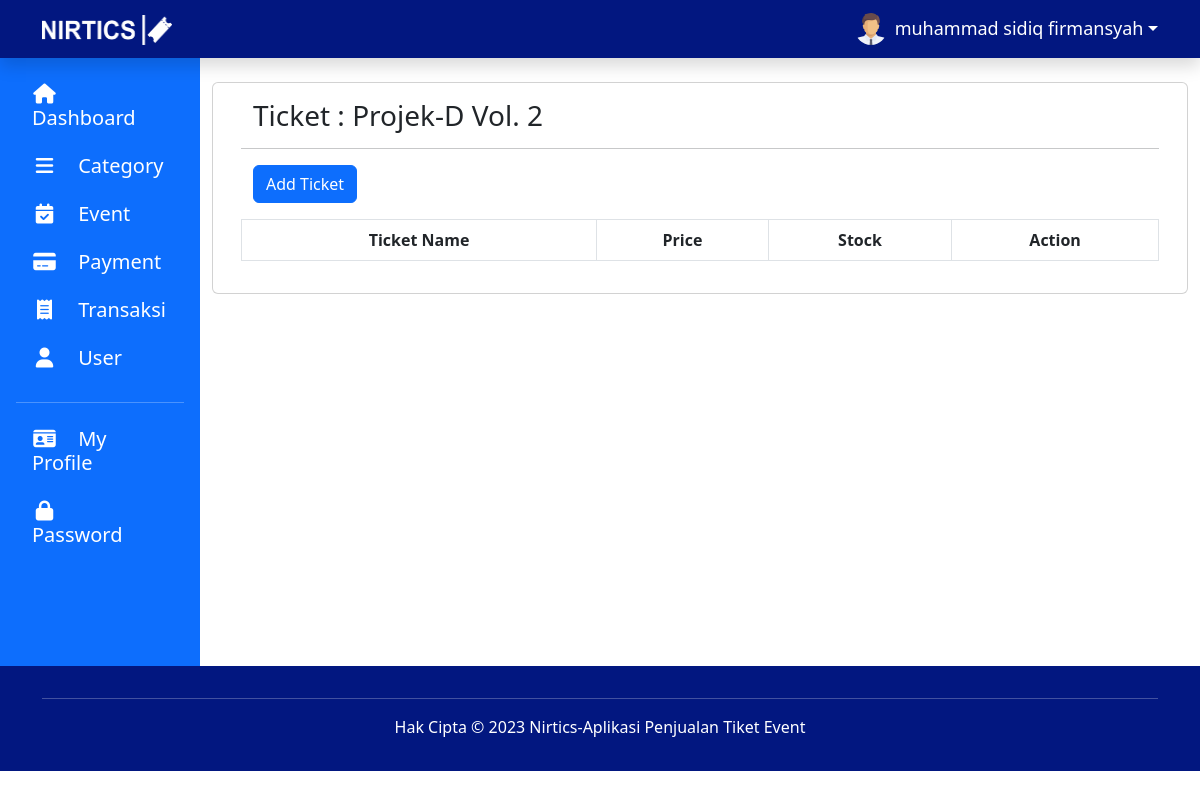
Page /admin/ticket.php?id_event=3 (signed in) on the earlier database version.
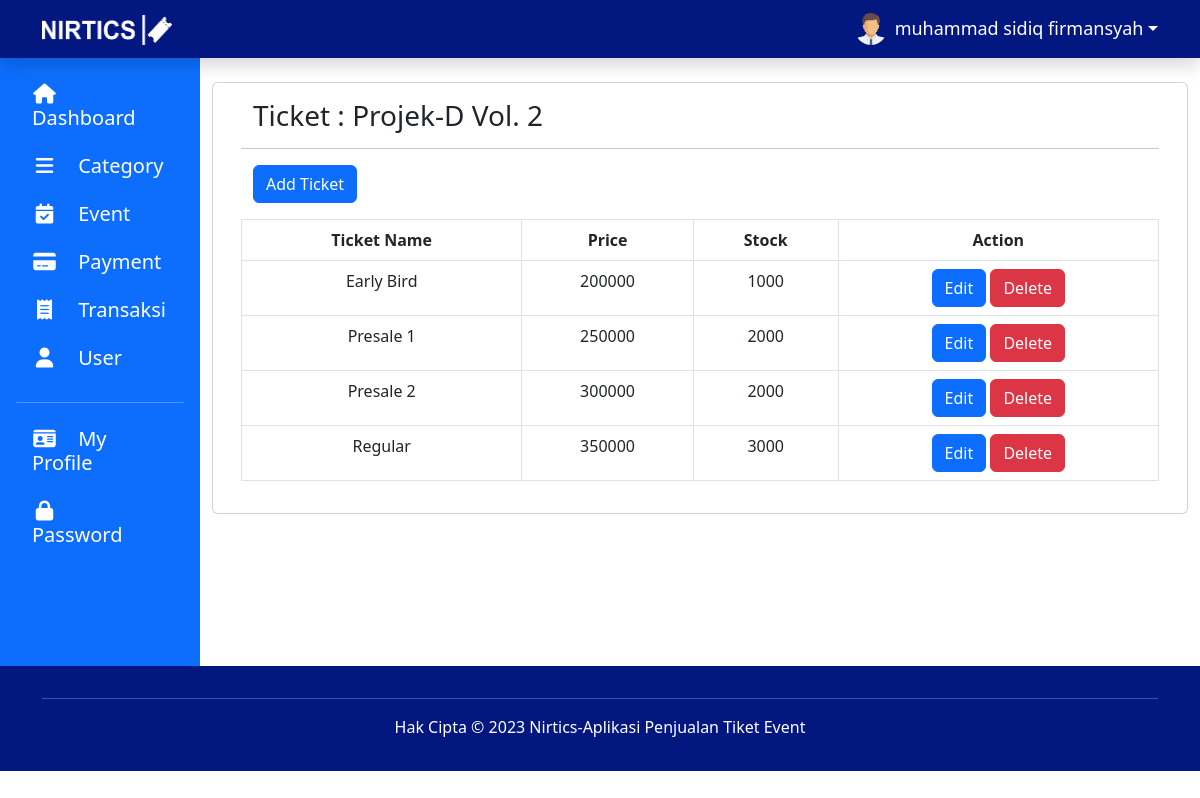
Same page on the later database version.
### tables this page shows
CREATE TABLE `tiket` (
  `id_tiket` int(5) NOT NULL,
  `id_event` int(5) DEFAULT NULL,
  `nama` varchar(100) NOT NULL,
  `harga` decimal(10,0) NOT NULL,
  `stok` int(5) NOT NULL
);

### admin/ticket.php (the view, shortened to what this page needs)
<?php
if (!empty($_SESSION['status'])) {
    include "layout/header.php";
?>
    <main>
        <div class="container-fluid" style="min-height: 76vh;">
            <div class="row" text-center mb-3>
                <?php include "sidebar.php" ?>
                <div class="col-lg-10 mt-4">
                    <?php
                    include "../lib/koneksi.php";
                    $id_event = $_GET['id_event'];
                    $sql = "SELECT * FROM tiket where id_event=$id_event;";
                    $result = mysqli_query($link, $sql);
                    $reqEvent = mysqli_query($link, "SELECT * FROM event where id_event=$id_event;");
                    $event = mysqli_fetch_assoc($reqEvent);
                    ?>
                    <div class="container">
                        <div class="row">
                            <div class="card mb-3">
                                <div class="card-body">
                                    <div class="container">
                                        <div class="row">
                                            <h3 class="mb-3">Ticket : <?php echo $event['nama']  ?></h3>
                                            <hr>
                                            <div class="text-start mb-3">
                                                <a href="ticketAdd.php?id_event=<?php echo $id_event; ?> " class="btn btn-primary">Add Ticket</a>
                                            </div>
                                            <table class="table table-bordered">
                                                <thead>
                                                    <tr class="text-center">
                                                        <th>Ticket Name</th>
                                                        <th>Price</th>
                                                        <th>Stock</th>
                                                        <th>Action</th>
                                                    </tr>
                                                </thead>
                                                <tbody>
                                                    <?php while ($data = mysqli_fetch_assoc($result)) { ?>
                                                        <tr class="text-center">
                                                            <td><?php echo $data['nama']; ?></td>
                                                            <td><?php echo $data['harga']; ?></td>
                                                            <td><?php echo $data['stok']; ?></td>
                                                            <td class="mx-0 px-0 text-center">
                                                                <a href="ticketEdit.php?id_tiket=<?php echo $data['id_tiket'] . "&id_event=" . $id_event; ?>" class="btn btn-primary">Edit</a>
                                                                <a href="ticketDelete.php?id_tiket=<?php echo $data['id_tiket'] . "&id_event=" . $id_event; ?>" class="btn btn-danger" onclick="return confirmDelete();">Delete</a>
                                                            </td>
                                                        </tr>
                                                    <?php } ?>
                                                </tbody>
                                            </table>
                                        </div>
                                    </div>
                                </div>
                            </div>
                        </div>
                    </div>
                </div>
            </div>
        </div>
    </main>
<?php
    include "layout/footer.php";
} else {
    header('Location: ../login.php');
}
?>

Differences in the rows shown:
now on this page (row edited): tiket: nama "Early Bird", harga "200000", stok "1000"
now on this page (row edited): tiket: nama "Presale 1", harga "250000", stok "2000"
now on this page (row edited): tiket: nama "Presale 2", harga "300000", stok "2000"
now on this page (row edited): tiket: nama "Regular", harga "350000", stok "3000"
